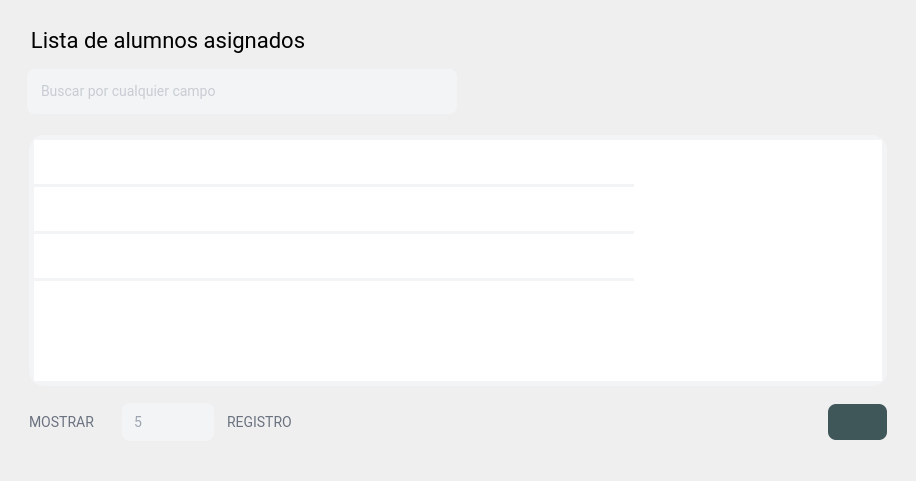
                   <widget class="QWidget" name="scrollAreaWidgetContents_2">
                    <property name="geometry">
                     <rect>
                      <x>0</x>
                      <y>0</y>
                      <width>916</width>
                      <height>481</height>
                     </rect>
                    </property>
                    <property name="styleSheet">
                     <string notr="true">#scrollAreaWidgetContents_2{background-color: rgb(255, 255, 255); border-radius:10px}

</string>
                    </property>
                    <layout class="QGridLayout" name="gridLayout_10">
                     <item row="0" column="0">
                      <widget class="QFrame" name="frp1_2">
                       <property name="minimumSize">
                        <size>
                         <width>0</width>
                         <height>0</height>
                        </size>
                       </property>
                       <property name="styleSheet">
                        <string notr="true"/>
                       </property>
                       <property name="frameShape">
                        <enum>QFrame::NoFrame</enum>
                       </property>
                       <property name="frameShadow">
                        <enum>QFrame::Plain</enum>
                       </property>
                       <layout class="QGridLayout" name="gridLayout_13">
                        <property name="leftMargin">
                         <number>9</number>
                        </property>
                        <property name="topMargin">
                         <number>16</number>
                        </property>
                        <property name="spacing">
                         <number>6</number>
                        </property>
                        <item row="0" column="0">
                         <widget class="QLabel" name="label_6">
                          <property name="styleSheet">
                           <string notr="true">font-family: Roboto;
font-style: normal;
font-weight: normal;
font-size: 22px;
line-height: 28px;
letter-spacing: 0.02em;

color: #000000;</string>
                          </property>
                          <property name="text">
                           <string>  Lista de alumnos asignados</string>
                          </property>
                         </widget>
                        </item>
                        <item row="1" column="0">
                         <widget class="QFrame" name="frame_14">
                          <property name="minimumSize">
                           <size>
                            <width>0</width>
                            <height>60</height>
                           </size>
                          </property>
                          <property name="maximumSize">
                           <size>
                            <width>16777215</width>
                            <height>60</height>
                           </size>
                          </property>
                          <property name="styleSheet">
                           <string notr="true">

QLineEdit{
font-family: Roboto;
font-style: normal;
font-weight: normal;
font-size: 14px;
letter-spacing: 0.02em;
background: #F3F4F6;
border: 2px solid #F3F4F6;
border-radius: 8px;
color:#9CA3AF;
padding:10px}


QLineEdit::focus{
background: #FFFFFF;
border: 2px solid #3f5758;
border-radius: 8px;
}

/*  BOTON */

QPushButton{
font-family: Roboto;
font-style: normal;
font-weight: normal;
font-size: 15px;
letter-spacing: 0.02em;
color:white;
padding:8px;
background: #3f5758;
border-radius: 8px;}

QPushButton:hover{background: #3f5758;
border-radius: 8px; }


/* COMBOBOX */

QComboBox{
font-family: Roboto;
font-style: normal;
font-weight: normal;
font-size: 14px;
letter-spacing: 0.02em;
background: #F3F4F6;
color:#9CA3AF;
border-radius:8px;
padding:10px;
combobox-popup: 0;
border: 2px solid #F3F4F6;

}


QComboBox::drop-down
{
    width: 20px;
    border-left-width: 1px;
	padding: 10px 10px 10px 20px;
 }


QComboBox QAbstractItemView {
	color:#9CA3AF;
	font-size:14px;
	background-color: #F3F4F6;
	selection-background-color:#344647;
	selection-color:#ffffff;
	outline: 0px;
   border: 1px solid #344647;
 border-radius:8px;
padding:10px
}



QComboBox::down-arrow
{
image: url(:/menu/contraerabajo.png);
     width: 11px;
     height: 11px;
}

QComboBox::focus{
background: #FFFFFF;
border: 2px solid #344647;
border-radius: 8px;
}






</string>
                          </property>
                          <property name="frameShadow">
                           <enum>QFrame::Plain</enum>
                          </property>
                          <layout class="QHBoxLayout" name="horizontalLayout_12">
                           <property name="spacing">
                            <number>10</number>
                           </property>
                           <property name="leftMargin">
                            <number>7</number>
                           </property>
                           <property name="topMargin">
                            <number>9</number>
                           </property>
                           <property name="rightMargin">
                            <number>10</number>
                           </property>
                           <property name="bottomMargin">
                            <number>12</number>
                           </property>
                           <item>
                            <widget class="QLineEdit" name="line_busqueda_tutor">
                             <property name="minimumSize">
                              <size>
                               <width>0</width>
                               <height>45</height>
                              </size>
                             </property>
                             <property name="maximumSize">
                              <size>
                               <width>16777215</width>
                               <height>45</height>
                              </size>
                             </property>
                             <property name="styleSheet">
                              <string notr="true"/>
                             </property>
                             <property name="placeholderText">
                              <string>Buscar por cualquier campo</string>
                             </property>
                            </widget>
                           </item>
                           <item>
                            <spacer name="horizontalSpacer_31">
                             <property name="orientation">
                              <enum>Qt::Horizontal</enum>
                             </property>
                             <property name="sizeHint" stdset="0">
                              <size>
                               <width>40</width>
                               <height>20</height>
                              </size>
                             </property>
                            </spacer>
                           </item>
                          </layout>
                         </widget>
                        </item>
                        <item row="4" column="0">
                         <widget class="QFrame" name="frame_8">
                          <property name="minimumSize">
                           <size>
                            <width>0</width>
                            <height>60</height>
                           </size>
                          </property>
                          <property name="maximumSize">
                           <size>
                            <width>16777215</width>
                            <height>60</height>
                           </size>
                          </property>
                          <property name="styleSheet">
                           <string notr="true">QLabel{font-family: Roboto;
font-style: normal;
font-weight: normal;
font-size: 14px;
line-height: 14px;
/* identical to box height */

letter-spacing: 0.04em;
text-transform: uppercase;

/* Gray/500 - text-medium */

color: #6B7280;}

QPushButton{
font-family: Roboto;
font-style: normal;
font-weight: normal;
font-size: 15px;
letter-spacing: 0.02em;
color:white;
padding:8px;
background: #3f5758;
border-radius: 8px;}

QPushButton:hover{background: #3f5758;
border-radius: 8px; }
</string>
                          </property>
                          <property name="frameShadow">
                           <enum>QFrame::Plain</enum>
                          </property>
                          <layout class="QHBoxLayout" name="horizontalLayout_8">
                           <property name="spacing">
                            <number>13</number>
                           </property>
                           <property name="leftMargin">
                            <number>9</number>
                           </property>
                           <property name="topMargin">
                            <number>0</number>
                           </property>
                           <property name="rightMargin">
                            <number>9</number>
                           </property>
                           <property name="bottomMargin">
                            <number>18</number>
                           </property>
                           <item>
                            <widget class="QLabel" name="label_7">
                             <property name="minimumSize">
                              <size>
                               <width>80</width>
                               <height>0</height>
                              </size>
                             </property>
                             <property name="maximumSize">
                              <size>
                               <width>58</width>
                               <height>16777215</height>
                              </size>
                             </property>
                             <property name="styleSheet">
                              <string notr="true"/>
                             </property>
                             <property name="text">
                              <string>MOSTRAR</string>
                             </property>
                            </widget>
                           </item>
                           <item>
                            <widget class="QComboBox" name="cbox_rango_tutor">
                             <property name="minimumSize">
                              <size>
                               <width>92</width>
                               <height>38</height>
                              </size>
                             </property>
                             <property name="maximumSize">
                              <size>
                               <width>92</width>
                               <height>38</height>
                              </size>
                             </property>
                             <property name="cursor">
                              <cursorShape>PointingHandCursor</cursorShape>
                             </property>
                             <property name="styleSheet">
                              <string notr="true">
QComboBox{
font-family: Roboto;
font-style: normal;
font-weight: normal;
font-size: 14px;
letter-spacing: 0.02em;
background: #F3F4F6;
color:#9CA3AF;
border-radius:8px;
padding:10px;
combobox-popup: 0;
border: 2px solid #F3F4F6;

}


QComboBox::drop-down
{
    width: 20px;
    border-left-width: 1px;
	padding: 10px 10px 10px 20px;
 }


QComboBox QAbstractItemView {
	color:#9CA3AF;
	font-size:14px;
	background-color: #F3F4F6;
	selection-background-color:#3f5758;
	selection-color:#ffffff;
	outline: 0px;
   border: 1px solid #3f5758;
 border-radius:8px;
padding:10px
}



QComboBox::down-arrow
{
	image: url(:/menu/contraerabajo.png);
     width: 11px;
     height: 11px;
}

QComboBox::focus{
background: #FFFFFF;
border: 2px solid #3f5758;
border-radius: 8px;
}




</string>
                             </property>
                             <item>
                              <property name="text">
                               <string>5</string>
                              </property>
                             </item>
                             <item>
                              <property name="text">
                               <string>10</string>
                              </property>
                             </item>
                             <item>
                              <property name="text">
                               <string>50</string>
                              </property>
                             </item>
                            </widget>
                           </item>
                           <item>
                            <widget class="QLabel" name="label_8">
                             <property name="styleSheet">
                              <string notr="true"/>
                             </property>
                             <property name="text">
                              <string>REGISTRO</string>
                             </property>
                            </widget>
                           </item>
                           <item>
                            <widget class="QPushButton" name="btn_recargar_tutor">
                             <property name="minimumSize">
                              <size>
                               <width>59</width>
                               <height>36</height>
                              </size>
                             </property>
                             <property name="maximumSize">
                              <size>
                               <width>59</width>
                               <height>36</height>
                              </size>
                             </property>
                             <property name="cursor">
                              <cursorShape>PointingHandCursor</cursorShape>
                             </property>
                             <property name="focusPolicy">
                              <enum>Qt::NoFocus</enum>
                             </property>
                             <property name="toolTip">
                              <string>Actualizar registro</string>
                             </property>
                             <property name="styleSheet">
                              <string notr="true"/>
                             </property>
                             <property name="text">
                              <string/>
                             </property>
                             <property name="icon">
                              <iconset resource="../image/source.qrc">
                               <normaloff>:/menu/menuactualizar.png</normaloff>:/menu/menuactualizar.png</iconset>
                             </property>
                             <property name="iconSize">
                              <size>
                               <width>20</width>
                               <height>20</height>
                              </size>
                             </property>
                             <property name="flat">
                              <bool>false</bool>
                             </property>
                            </widget>
                           </item>
                          </layout>
                         </widget>
                        </item>
                        <item row="3" column="0">
                         <widget class="QFrame" name="frame_9">
                          <property name="styleSheet">
                           <string notr="true"/>
                          </property>
                          <property name="frameShadow">
                           <enum>QFrame::Plain</enum>
                          </property>
                          <layout class="QGridLayout" name="gridLayout_16">
                           <item row="0" column="0">
                            <widget class="QTableWidget" name="tabla_principal_tutor">
                             <property name="styleSheet">
                              <string notr="true">QTableWidget {
outline: 0px;
border:5px solid #f3f4f6;
border-radius:15px;
font-family: Roboto;
font-style: normal;
font-weight: normal;
font-size: 15px;
line-height: 19px;
letter-spacing: 0.02em;
color: #6B7280;
}


/* cabezera*/
QHeaderView::section {
background-color:#f1f2f3;
border-style: none;
height:40px;
font-family: &quot;Roboto&quot;;
font-style: normal;
font-weight: normal;
font-size: 13px;
line-height: 14px;
letter-spacing: 0.04em;
text-transform: uppercase;
color: #6B7280;


}


QHeaderView::section:horizontal{
font-family: Roboto;
font-style: normal;
font-weight: normal;
font-size: 14px;
line-height: 14px;
letter-spacing: 0.04em;
text-transform: uppercase;
color: #212529;

}


QTableWidget::disabled{
    background-color:#acacac;
    border: 1px solid #32414B;
    color: #656565;
    gridline-color: #656565;}

/*bordes internos*/
QTableWidget::item {
	border-bottom: 3px solid #f3f4f6;

}

QTableWidget:item:selected{
	background:white;/*color-seleccion*/
color: #2c3d3e;
}





/*SCROLL VERTICAL*/

QScrollBar:vertical{
	background: #f3f4f6;
	width: 11px; 
	margin: 0px 0px 0px 0px;
}

QScrollBar::handle:vertical{
	background: #cdcecf;
    border-radius:3px;
	margin: 0px 0px 3px 2px;
}

QScrollBar::add-line:vertical {
	height: 0px;
}

QScrollBar::sub-line:vertical {
	height: 0 px;
}


/*SCROLL HORIZONTAL*/

QScrollBar:horizontal{
	background: #f3f4f6;
	height: 11px; 
	margin: 0px 0px 0px 0px;
}

QScrollBar::handle:horizontal{
	background: #cdcecf;
    border-radius:3px;
	margin: 3px 2px 0px 0px;
}

QScrollBar::add-line:horizontal{
	height: 0px;
}

QScrollBar::sub-line:horizontal{
	height: 0 px;
}

</string>
                             </property>
                             <property name="frameShape">
                              <enum>QFrame::NoFrame</enum>
                             </property>
                             <property name="autoScrollMargin">
                              <number>16</number>
                             </property>
                             <property name="editTriggers">
                              <set>QAbstractItemView::NoEditTriggers</set>
                             </property>
                             <property name="alternatingRowColors">
                              <bool>false</bool>
                             </property>
                             <property name="selectionMode">
                              <enum>QAbstractItemView::SingleSelection</enum>
                             </property>
                             <property name="selectionBehavior">
                              <enum>QAbstractItemView::SelectRows</enum>
                             </property>
                             <property name="verticalScrollMode">
                              <enum>QAbstractItemView::ScrollPerPixel</enum>
                             </property>
                             <property name="horizontalScrollMode">
                              <enum>QAbstractItemView::ScrollPerPixel</enum>
                             </property>
                             <property name="showGrid">
                              <bool>false</bool>
                             </property>
                             <property name="sortingEnabled">
                              <bool>false</bool>
                             </property>
                             <property name="cornerButtonEnabled">
                              <bool>true</bool>
                             </property>
                             <attribute name="horizontalHeaderVisible">
                              <bool>false</bool>
                             </attribute>
                             <attribute name="horizontalHeaderCascadingSectionResizes">
                              <bool>false</bool>
                             </attribute>
                             <attribute name="horizontalHeaderMinimumSectionSize">
                              <number>38</number>
                             </attribute>
                             <attribute name="horizontalHeaderDefaultSectionSize">
                              <number>100</number>
                             </attribute>
                             <attribute name="horizontalHeaderHighlightSections">
                              <bool>false</bool>
                             </attribute>
                             <attribute name="horizontalHeaderShowSortIndicator" stdset="0">
                              <bool>false</bool>
                             </attribute>
                             <attribute name="horizontalHeaderStretchLastSection">
                              <bool>false</bool>
                             </attribute>
                             <attribute name="verticalHeaderVisible">
                              <bool>false</bool>
                             </attribute>
                             <attribute name="verticalHeaderMinimumSectionSize">
                              <number>23</number>
                             </attribute>
                             <attribute name="verticalHeaderDefaultSectionSize">
                              <number>47</number>
                             </attribute>
                             <attribute name="verticalHeaderShowSortIndicator" stdset="0">
                              <bool>false</bool>
                             </attribute>
                             <attribute name="verticalHeaderStretchLastSection">
                              <bool>false</bool>
                             </attribute>
                             <row>
                              <property name="text">
                               <string>Nueva fila</string>
                              </property>
                             </row>
                             <row>
                              <property name="text">
                               <string>Nueva fila</string>
                              </property>
                             </row>
                             <row>
                              <property name="text">
                               <string>Nueva fila</string>
                              </property>
                             </row>
                             <column>
                              <property name="text">
                               <string>ID</string>
                              </property>
                             </column>
                             <column>
                              <property name="text">
                               <string>ESTUDIANTE</string>
                              </property>
                             </column>
                             <column>
                              <property name="text">
                               <string>FECHA AFILIACIÓN</string>
                              </property>
                             </column>
                             <column>
                              <property name="text">
                               <string>HORAS SEGUIMIENTO</string>
                              </property>
                             </column>
                             <column>
                              <property name="text">
                               <string>ESTADO VINCULACIÓN</string>
                              </property>
                             </column>
                             <column>
                              <property name="text">
                               <string>ACCIONES</string>
                              </property>
                             </column>
                            </widget>
                           </item>
                          </layout>
                         </widget>
                        </item>
                       </layout>
                      </widget>
                     </item>
                    </layout>
                   </widget>
